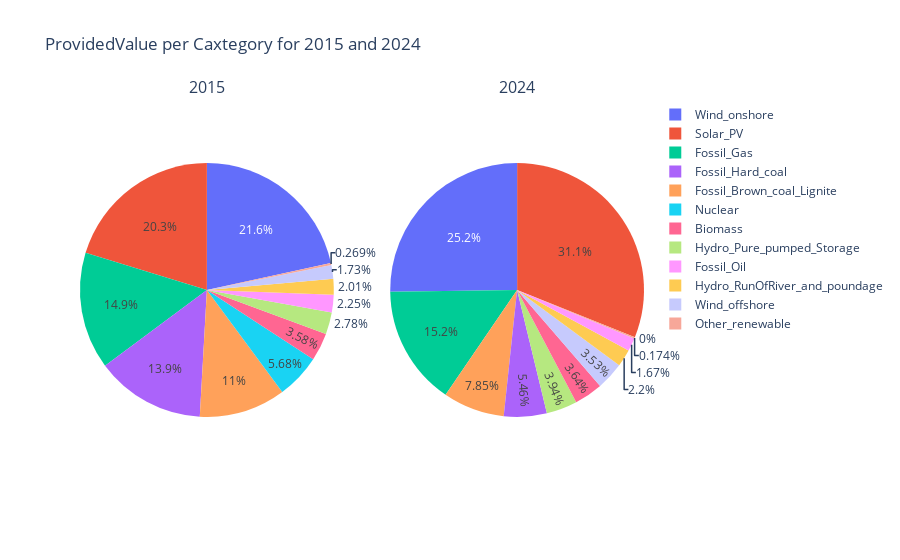

The code cell stored with this chart in its notebook:
### Markdown cell above
### 2.1 Aus welchen Energieträgern setzt sich die realisierte Erzeugung zusammen (Gesamt Kapazität vs. realisierte Erzeugung)

### Code cell
import pandas as pd
import plotly.graph_objects as go
from plotly.subplots import make_subplots

# Assuming you already have your DataFrame
df = pd.read_csv('Data/NGC.csv')

# Filter the DataFrame for the years 2015 and 2024
df_2015 = df[df['Year'] == 2015]
df_2024 = df[df['Year'] == 2024]

# Create subplots with one row and two columns
fig = make_subplots(rows=1, cols=2, subplot_titles=('2015', '2024'), specs=[[{'type': 'domain'}, {'type': 'domain'}]])

# Add pie charts to the subplots
fig.add_trace(go.Pie(labels=df_2015['Category'], values=df_2015['ProvidedValue'], name="2015"), 1, 1)
fig.add_trace(go.Pie(labels=df_2024['Category'], values=df_2024['ProvidedValue'], name="2024"), 1, 2)

# Update layout
fig.update_layout(title_text="ProvidedValue per Caxtegory for 2015 and 2024")

# Show plot
fig.show()

### Figure 1 — Plotly figure (JSON) as saved in the notebook; plotly's stock layout.template omitted (floating-point values rounded to 4 significant figures)
{"data": [{"domain": {"x": [0, 0.45], "y": [0, 1]}, "labels": ["Biomass", "Fossil_Brown_coal_Lignite", "Fossil_Gas", "Fossil_Hard_coal", "Fossil_Oil", "Hydro_Pure_pumped_Storage", "Hydro_RunOfRiver_and_poundage", "Nuclear", "Other_renewable", "Wind_offshore", "Wind_onshore", "Solar_PV"], "name": "2015", "type": "pie", "values": [6804.0, 20929, 28330.0, 26480.0, 4281.0, 5282.0, 3811.0, 10793, 511.7, 3283.0, 41030.0, 38520.0]}, {"domain": {"x": [0.55, 1], "y": [0, 1]}, "labels": ["Biomass", "Fossil_Brown_coal_Lignite", "Fossil_Gas", "Fossil_Hard_coal", "Fossil_Oil", "Hydro_Pure_pumped_Storage", "Hydro_RunOfRiver_and_poundage", "Nuclear", "Other_renewable", "Wind_offshore", "Wind_onshore", "Solar_PV"], "name": "2024", "type": "pie", "values": [8642.0, 18640.0, 36230.0, 12970.0, 3966.0, 9350, 5227.0, 0, 414.4, 8386.0, 59920.0, 73820.0]}], "layout": {"annotations": [{"font": {"size": 16}, "showarrow": false, "text": "2015", "x": 0.225, "xanchor": "center", "xref": "paper", "y": 1, "yanchor": "bottom", "yref": "paper"}, {"font": {"size": 16}, "showarrow": false, "text": "2024", "x": 0.775, "xanchor": "center", "xref": "paper", "y": 1, "yanchor": "bottom", "yref": "paper"}], "title": {"text": "ProvidedValue per Caxtegory for 2015 and 2024"}}}
